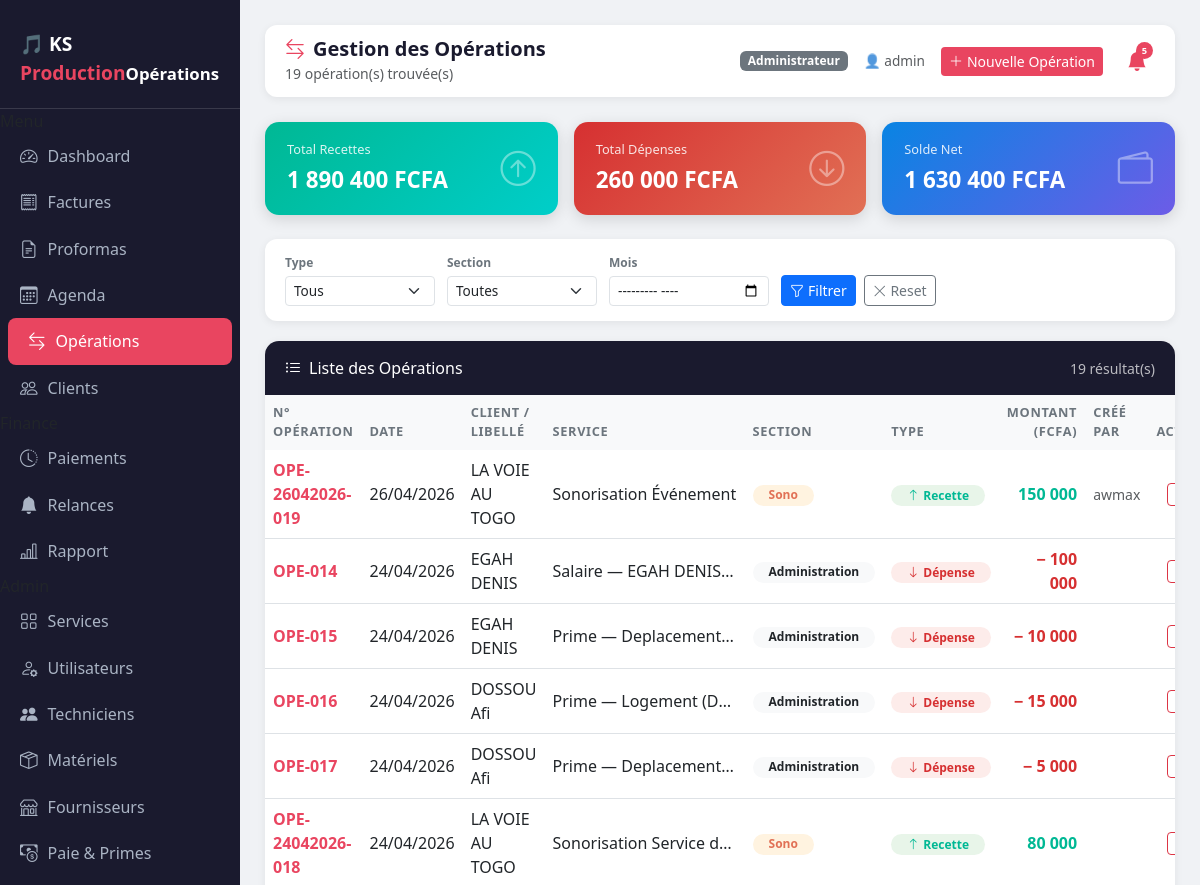
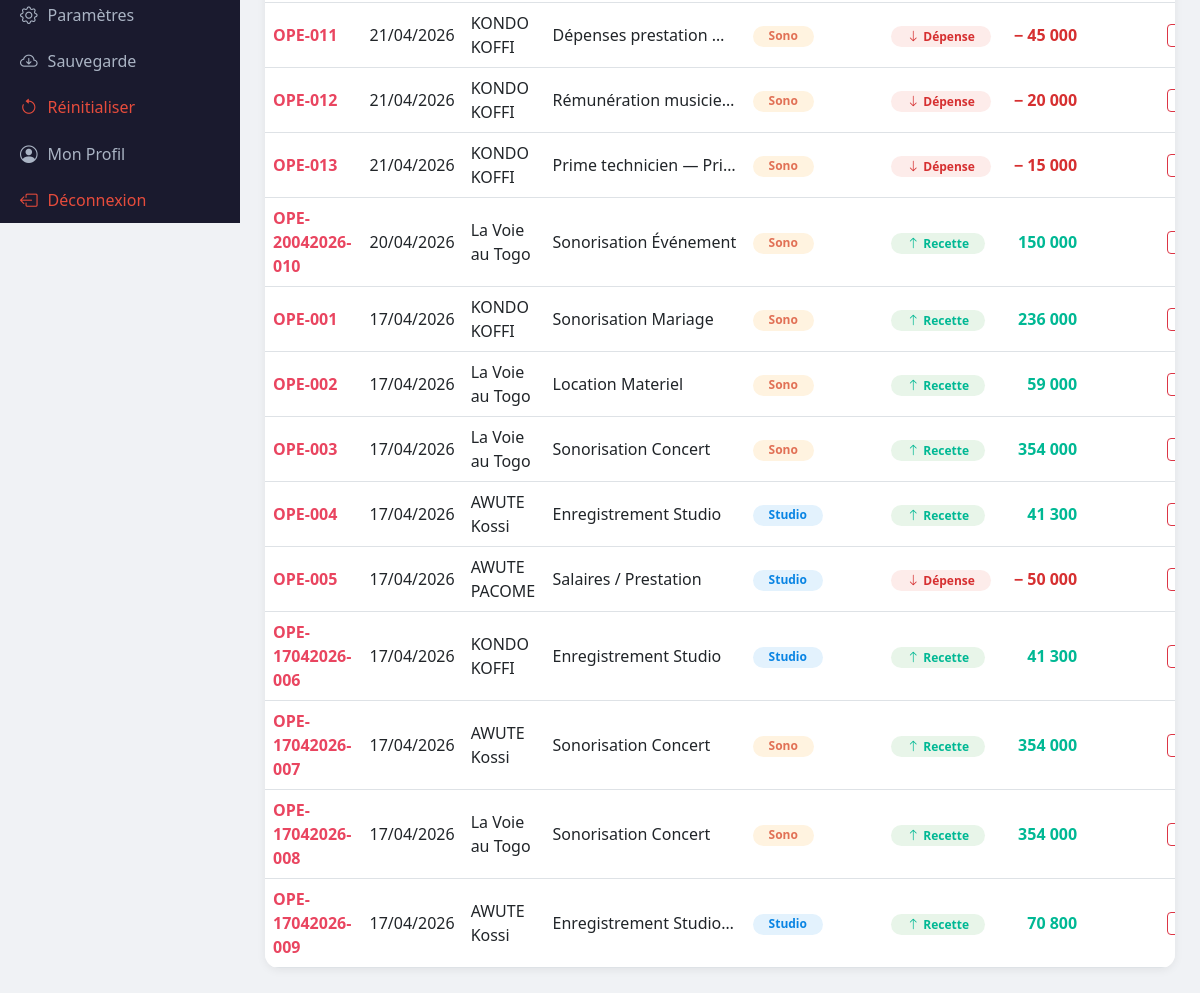
Before: /operations (signed in) with the older database file (2 pictures, top to bottom).
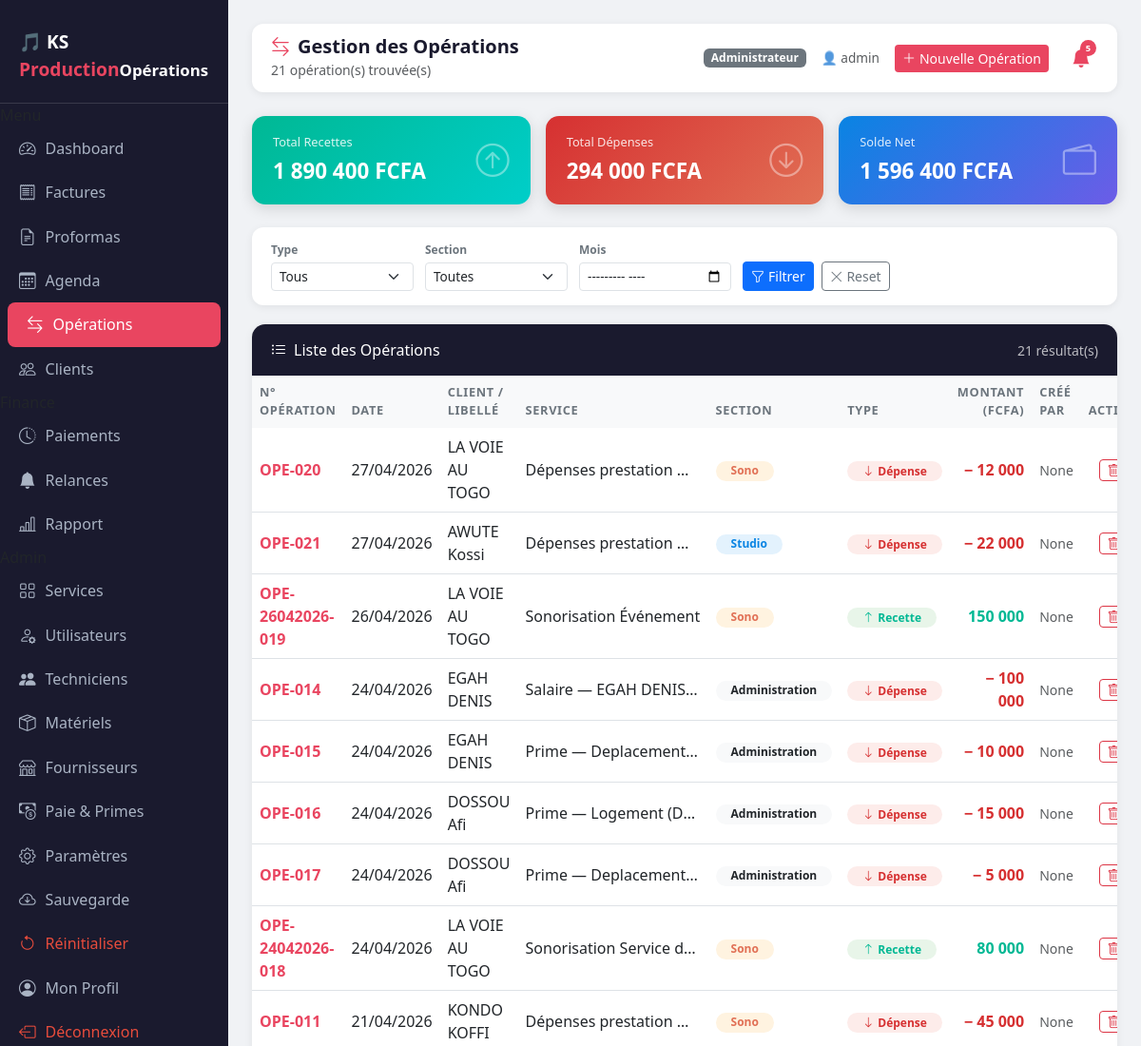
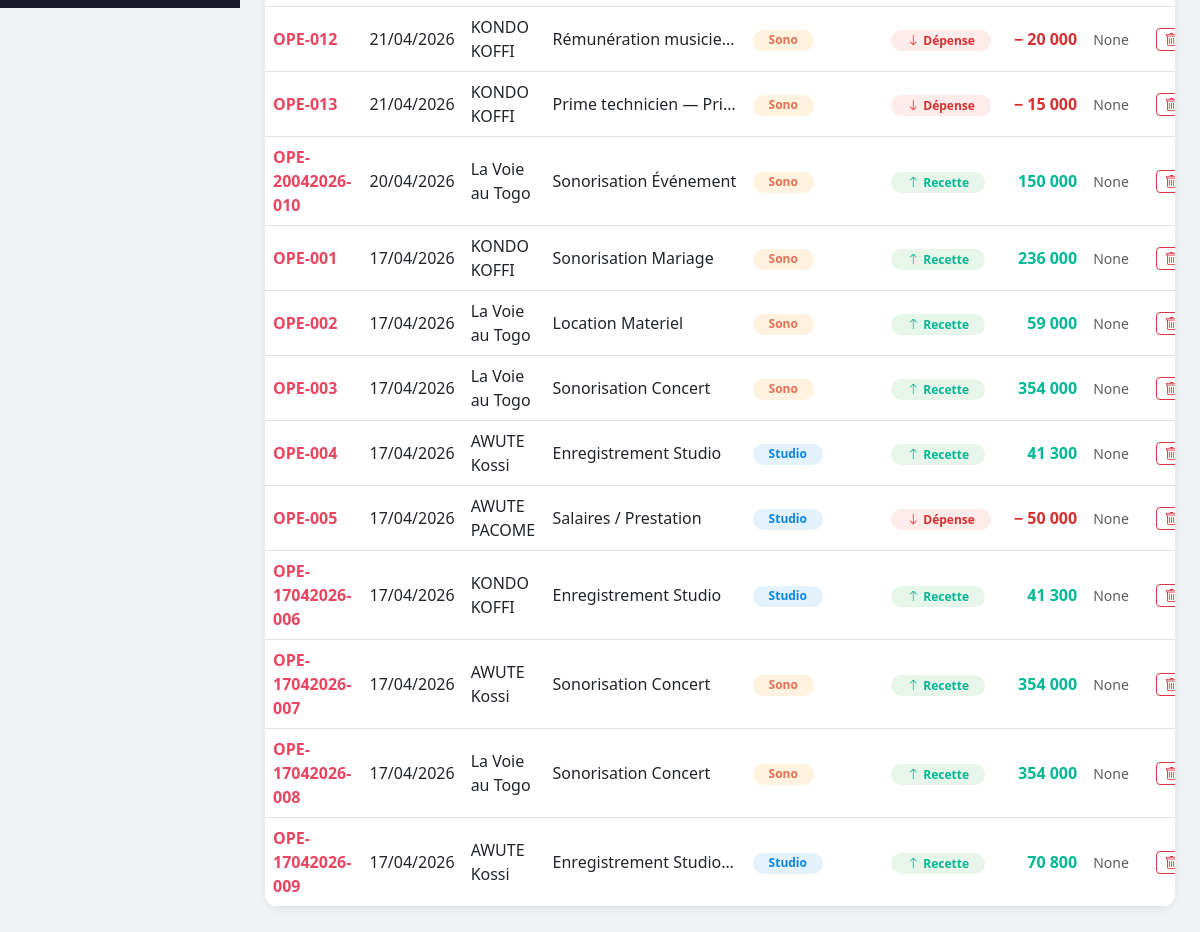
After: the same page with the newer database file (2 pictures, top to bottom).
### database.py (models this page shows)
class Operation(db.Model):
    __tablename__  = 'operations'
    id             = db.Column(db.Integer, primary_key=True)
    numero         = db.Column(db.String(30), unique=True, nullable=False)
    date           = db.Column(db.DateTime, default=datetime.now)
    nom_client     = db.Column(db.String(100))
    service        = db.Column(db.String(200))
    montant_ttc    = db.Column(db.Float)
    type_operation = db.Column(db.String(20))
    categorie      = db.Column(db.String(20))
    section        = db.Column(db.String(50))
    cree_par       = db.Column(db.String(50))

### app.py (the view)
@app.route('/operations')
def liste_operations():
    if 'username' not in session: return redirect(url_for('login'))
    from sqlalchemy import extract
    filtre_type    = request.args.get('type', '')
    filtre_section = request.args.get('section', '')
    filtre_mois    = request.args.get('mois', '')
    query = Operation.query
    if filtre_type:    query = query.filter_by(type_operation=filtre_type)
    if filtre_section: query = query.filter_by(section=filtre_section)
    if filtre_mois:
        annee, mois = filtre_mois.split('-')
        query = query.filter(extract('year', Operation.date) == int(annee), extract('month', Operation.date) == int(mois))
    operations     = query.order_by(Operation.date.desc()).all()
    total_recettes = sum(o.montant_ttc for o in operations if o.type_operation == 'Recettes')
    total_depenses = sum(o.montant_ttc for o in operations if o.type_operation == 'Depenses')
    solde          = total_recettes - total_depenses
    return render_template('operations.html',
        username=session['username'], role=session['role'],
        operations=operations, nb_operations=len(operations),
        total_recettes=f"{total_recettes:,.0f}".replace(',', ' '),
        total_depenses=f"{total_depenses:,.0f}".replace(',', ' '),
        solde=f"{solde:,.0f}".replace(',', ' '), solde_positif=(solde >= 0),
        filtre_type=filtre_type, filtre_section=filtre_section, filtre_mois=filtre_mois,
        clients=Client.query.all(),
    )

### templates/operations.html (shortened to what this page needs)
<!DOCTYPE html>
<html lang="fr">
<head>
    <link href="https://cdn.jsdelivr.net/npm/bootstrap@5.3.0/dist/css/bootstrap.min.css" rel="stylesheet">
    <link href="https://cdn.jsdelivr.net/npm/bootstrap-icons@1.10.5/font/bootstrap-icons.css" rel="stylesheet">
</head>
<body>
<div class="sidebar">
    <div class="brand">🎵 KS <span>Production</span><small>Opérations</small></div>
    <nav>
        <div class="nav-section">Menu</div>
        <a href="/dashboard" class="nav-link"><i class="bi bi-speedometer2"></i> Dashboard</a>
        <a href="/factures" class="nav-link"><i class="bi bi-receipt"></i> Factures</a>
        <a href="/proformas" class="nav-link"><i class="bi bi-file-earmark-text"></i> Proformas</a>
        <a href="/agenda" class="nav-link"><i class="bi bi-calendar3"></i> Agenda</a>
        <a href="/operations" class="nav-link active"><i class="bi bi-arrow-left-right"></i> Opérations</a>
        <a href="/clients" class="nav-link"><i class="bi bi-people"></i> Clients</a>
        <div class="nav-section">Finance</div>
        <a href="/paiements" class="nav-link"><i class="bi bi-clock-history"></i> Paiements</a>
        <a href="/relances" class="nav-link"><i class="bi bi-bell-fill"></i> Relances</a>
        <a href="/rapport" class="nav-link"><i class="bi bi-bar-chart-line"></i> Rapport</a>
        {% if role == 'Administrateur' %}
        <div class="nav-section">Admin</div>
        <a href="/services" class="nav-link"><i class="bi bi-grid"></i> Services</a>
        <a href="/utilisateurs" class="nav-link"><i class="bi bi-person-gear"></i> Utilisateurs</a>
        <a href="/techniciens" class="nav-link"><i class="bi bi-people-fill"></i> Techniciens</a>
        <a href="/materiels" class="nav-link"><i class="bi bi-box-seam"></i> Matériels</a>
        <a href="/fournisseurs" class="nav-link"><i class="bi bi-shop"></i> Fournisseurs</a>
        <a href="/paie" class="nav-link"><i class="bi bi-cash-coin"></i> Paie & Primes</a>
        <a href="/parametres" class="nav-link"><i class="bi bi-gear"></i> Paramètres</a>
        <a href="/sauvegarde" class="nav-link"><i class="bi bi-cloud-arrow-down"></i> Sauvegarde</a>
        <a href="/reinitialiser" class="nav-link" style="color:#e74c3c;"><i class="bi bi-arrow-counterclockwise"></i> Réinitialiser</a>
        {% endif %}
    </nav>
    <div class="sidebar-footer">
        <a href="/profil" class="nav-link"><i class="bi bi-person-circle"></i> Mon Profil</a>
        <a href="/logout" class="nav-link" style="color:#e74c3c;"><i class="bi bi-box-arrow-left"></i> Déconnexion</a>
    </div>
</div>
<div class="main-content">
    <div class="topbar">
        <div>
            <h5><i class="bi bi-arrow-left-right me-2" style="color:var(--ks-accent);"></i>Gestion des Opérations</h5>
            <small class="text-muted">{{ nb_operations }} opération(s) trouvée(s)</small>
        </div>
        <div class="d-flex align-items-center gap-3">
            <span class="badge bg-secondary">{{ role }}</span>
            <span class="text-muted" style="font-size:.85rem;">👤 {{ username }}</span>
            {% if role != 'Lecture seule' %}
            <button class="btn btn-ks btn-sm" data-bs-toggle="modal" data-bs-target="#modalNouvelleOpe">
                <i class="bi bi-plus-lg me-1"></i>Nouvelle Opération
            </button>
            {% endif %}
            <div class="position-relative">
                <button id="btnCloche" onclick="toggleAlertes()"
                        style="background:none; border:none; cursor:pointer; position:relative; padding:4px 8px;">
                    <i class="bi bi-bell-fill" style="font-size:1.25rem; color:#6b7280;" id="iconeCloche"></i>
                    <span id="badgeAlertes"
                          style="display:none; position:absolute; top:0px; right:2px;
                                 background:#e94560; color:#fff; border-radius:50%;
                                 width:17px; height:17px; font-size:.58rem; font-weight:700;
                                 align-items:center; justify-content:center; line-height:1;">0</span>
                </button>
            </div>
        </div>
    </div>
    <div class="row g-3 mb-4">
        <div class="col-md-4">
            <div class="stat-card card-recettes">
                <div>
                    <div class="label">Total Recettes</div>
                    <div class="value">{{ total_recettes }} FCFA</div>
                </div>
                <i class="bi bi-arrow-up-circle icon"></i>
            </div>
        </div>
        <div class="col-md-4">
            <div class="stat-card card-depenses">
                <div>
                    <div class="label">Total Dépenses</div>
                    <div class="value">{{ total_depenses }} FCFA</div>
                </div>
                <i class="bi bi-arrow-down-circle icon"></i>
            </div>
        </div>
        <div class="col-md-4">
            <div class="stat-card {% if solde_positif %}card-solde-pos{% else %}card-solde-neg{% endif %}">
                <div>
                    <div class="label">Solde Net</div>
                    <div class="value">{{ solde }} FCFA</div>
                </div>
                <i class="bi bi-wallet2 icon"></i>
            </div>
        </div>
    </div>
    <form method="GET" action="/operations">
        <div class="filter-bar">
            <div>
                <div class="form-label">Type</div>
                <select name="type" class="form-select form-select-sm" style="width:150px;">
                    <option value="">Tous</option>
                </select>
            </div>
            <div>
                <div class="form-label">Section</div>
                <select name="section" class="form-select form-select-sm" style="width:150px;">
                    <option value="">Toutes</option>
                </select>
            </div>
            <div>
                <div class="form-label">Mois</div>
                <input type="month" name="mois" class="form-control form-control-sm"
                    value="{{ filtre_mois }}" style="width:160px;">
            </div>
            <div class="d-flex gap-2">
                <button type="submit" class="btn btn-primary btn-sm">
                    <i class="bi bi-funnel me-1"></i>Filtrer
                </button>
                <a href="/operations" class="btn btn-outline-secondary btn-sm">
                    <i class="bi bi-x-lg"></i> Reset
                </a>
            </div>
        </div>
    </form>
    <div class="table-card">
        <div class="card-header">
            <span><i class="bi bi-list-ul me-2"></i>Liste des Opérations</span>
            <small style="opacity:.7;">{{ nb_operations }} résultat(s)</small>
        </div>
        <div class="table-responsive">
            <table class="table table-hover mb-0 align-middle">
                <thead>
                    <tr>
                        <th>N° Opération</th>
                        <th>Date</th>
                        <th>Client / Libellé</th>
                        <th>Service</th>
                        <th>Section</th>
                        <th>Type</th>
                        <th class="text-end">Montant (FCFA)</th>
                        <th>Créé par</th>
                        {% if role == 'Administrateur' %}<th class="text-center">Action</th>{% endif %}
                    </tr>
                </thead>
                <tbody>
                    {% for op in operations %}
                    <tr>
                        <td><strong style="color:var(--ks-accent);">{{ op.numero }}</strong></td>
                        <td>{{ op.date.strftime('%d/%m/%Y') }}</td>
                        <td>{{ op.nom_client or '—' }}</td>
                        <td style="max-width:200px; white-space:nowrap; overflow:hidden; text-overflow:ellipsis;">
                            {{ op.service }}
                        </td>
                        <td>
                            {% if op.section == 'Studio' %}
                                <span class="badge badge-studio rounded-pill px-3">Studio</span>
                            {% elif op.section == 'Sonorisation' %}
                                <span class="badge badge-sono rounded-pill px-3">Sono</span>
                            {% else %}
                                <span class="badge bg-light text-dark rounded-pill px-3">{{ op.section or '—' }}</span>
                            {% endif %}
                        </td>
                        <td>
                            {% if op.type_operation == 'Recettes' %}
                                <span class="badge badge-recette rounded-pill px-3">
                                    <i class="bi bi-arrow-up me-1"></i>Recette
                                </span>
                            {% else %}
                                <span class="badge badge-depense rounded-pill px-3">
                                    <i class="bi bi-arrow-down me-1"></i>Dépense
                                </span>
                            {% endif %}
                        </td>
                        <td class="text-end fw-bold">
                            <span style="color: {% if op.type_operation == 'Recettes' %}var(--ks-green){% else %}var(--ks-red){% endif %};">
                                {% if op.type_operation == 'Depenses' %}−{% endif %}
                                {{ "{:,.0f}".format(op.montant_ttc).replace(',', ' ') }}
                            </span>
                        </td>
                        <td><small class="text-muted">{{ op.cree_par }}</small></td>
                        {% if role == 'Administrateur' %}
                        <td class="text-center">
                            <form method="POST" action="/operations/supprimer/{{ op.id }}"
                                onsubmit="return confirm('Supprimer l\'opération {{ op.numero }} ?')">
                                <button type="submit" class="btn btn-sm btn-outline-danger py-0 px-2">
                                    <i class="bi bi-trash"></i>
                                </button>
                            </form>
                        </td>
                        {% endif %}
                    </tr>
                    {% endfor %}
                </tbody>
            </table>
        </div>
    </div>
</div>
</body>
</html>

### templates/operations.html (style rules this page uses)
:root { --ks-primary: #1a1a2e; --ks-accent: #e94560; --ks-green: #00b894; --ks-red: #d63031; --ks-orange: #e17055; --ks-sidebar: #16213e; }
body { background: #f0f2f5; font-family: 'Segoe UI', sans-serif; }
.sidebar { width: 240px; min-height: 100vh; background: var(--ks-primary); position: fixed; left: 0; top: 0; padding-top: 20px; z-index: 100; }
.sidebar .brand { color: #fff; font-size: 1.2rem; font-weight: 700; padding: 10px 20px 20px; border-bottom: 1px solid #ffffff22; }
.sidebar .brand span { color: var(--ks-accent); }
.sidebar .nav-link { color: #aab4c4; padding: 10px 20px; display: flex; align-items: center; gap: 10px; transition: all .2s; }
.sidebar .nav-link:hover, .sidebar .nav-link.active { color: #fff; background: var(--ks-accent); border-radius: 8px; margin: 0 8px; }
.sidebar .nav-link i { font-size: 1.1rem; }
.main-content { margin-left: 240px; padding: 25px; }
.topbar { background: #fff; border-radius: 12px; padding: 12px 20px; display: flex; justify-content: space-between; align-items: center; margin-bottom: 25px; box-shadow: 0 2px 8px #0001; }
.topbar h5 { margin: 0; font-weight: 700; color: var(--ks-primary); }
.stat-card { border-radius: 14px; padding: 18px 22px; color: #fff; display: flex; justify-content: space-between; align-items: center; box-shadow: 0 4px 15px #0002; }
.stat-card .label { font-size: .8rem; opacity: .85; margin-bottom: 4px; }
.stat-card .value { font-size: 1.4rem; font-weight: 700; }
.stat-card .icon { font-size: 2.2rem; opacity: .4; }
.card-recettes { background: linear-gradient(135deg, #00b894, #00cec9); }
.card-depenses { background: linear-gradient(135deg, #d63031, #e17055); }
.card-solde-pos { background: linear-gradient(135deg, #0984e3, #6c5ce7); }
.table-card { background: #fff; border-radius: 14px; box-shadow: 0 2px 10px #0001; overflow: hidden; }
.table-card .card-header { background: var(--ks-primary); color: #fff; padding: 15px 20px; display: flex; justify-content: space-between; align-items: center; }
.table thead th { background: #f8f9fa; font-size: .8rem; text-transform: uppercase; letter-spacing: .05em; color: #6c757d; border: none; }
.badge-recette { background: #e8f5e9; color: #00b894; }
.badge-depense { background: #fdecea; color: #d63031; }
.badge-studio { background: #e3f2fd; color: #0984e3; }
.badge-sono { background: #fff3e0; color: #e17055; }
.filter-bar { background: #fff; border-radius: 12px; padding: 15px 20px; margin-bottom: 20px; box-shadow: 0 2px 8px #0001; display: flex; gap: 12px; flex-wrap: wrap; align-items: flex-end; }
.filter-bar .form-label { font-size: .75rem; font-weight: 600; color: #6c757d; margin-bottom: 4px; }
.filter-bar .form-select, .filter-bar .form-control { font-size: .85rem; }
.btn-ks { background: var(--ks-accent); border: none; color: #fff; }

Changed rows visible on the page:
added Operation: numero "OPE-020", date "27/04/2026", nom_client "LA VOIE AU TOGO", service "Dépenses prestation…", section "Sono", type_operation "Depenses" (drawn), montant_ttc "12 000", cree_par "None"
added Operation: numero "OPE-021", date "27/04/2026", nom_client "AWUTE Kossi", service "Dépenses prestation…", section "Studio", type_operation "Depenses" (drawn), montant_ttc "22 000", cree_par "None"
changed Operation "OPE-26042026-019": cree_par "awmax" → "None"
changed Operation "OPE-014": cree_par (not shown) → "None"
changed Operation "OPE-015": cree_par (not shown) → "None"
changed Operation "OPE-016": cree_par (not shown) → "None"
changed Operation "OPE-017": cree_par (not shown) → "None"
changed Operation "OPE-24042026-018": cree_par (not shown) → "None"
changed Operation "OPE-011": cree_par (not shown) → "None"
changed Operation "OPE-012": cree_par (not shown) → "None"
changed Operation "OPE-013": cree_par (not shown) → "None"
changed Operation "OPE-20042026-010": cree_par (not shown) → "None"
changed Operation "OPE-001": cree_par (not shown) → "None"
changed Operation "OPE-002": cree_par (not shown) → "None"
changed Operation "OPE-003": cree_par (not shown) → "None"
changed Operation "OPE-004": cree_par (not shown) → "None"
changed Operation "OPE-005": cree_par (not shown) → "None"
changed Operation "OPE-17042026-006": cree_par (not shown) → "None"
changed Operation "OPE-17042026-007": cree_par (not shown) → "None"
changed Operation "OPE-17042026-008": cree_par (not shown) → "None"
changed Operation "OPE-17042026-009": cree_par (not shown) → "None"
Other visible differences:
{{ nb_operations }}: "19" → "21"
{{ total_depenses }}: "260 000" → "294 000"
{{ solde }}: "1 630 400" → "1 596 400"
